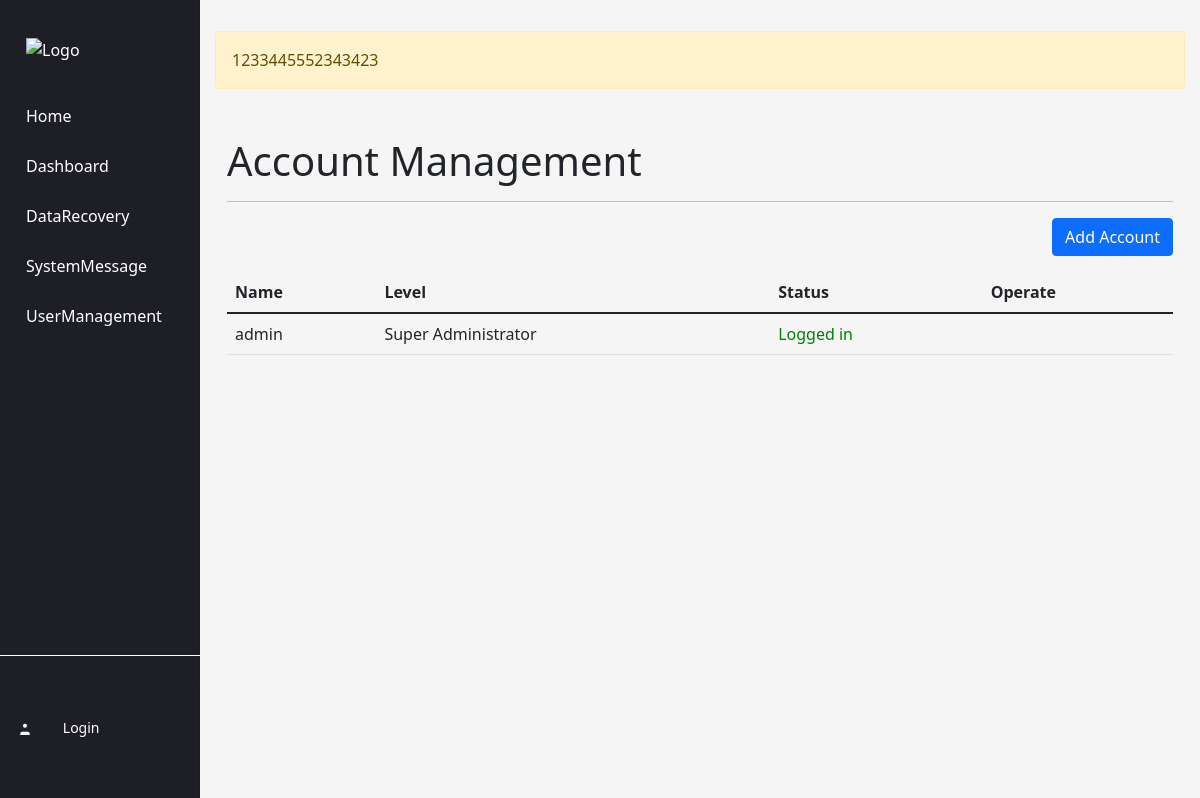
Before: /authen/user/ with the older database file.
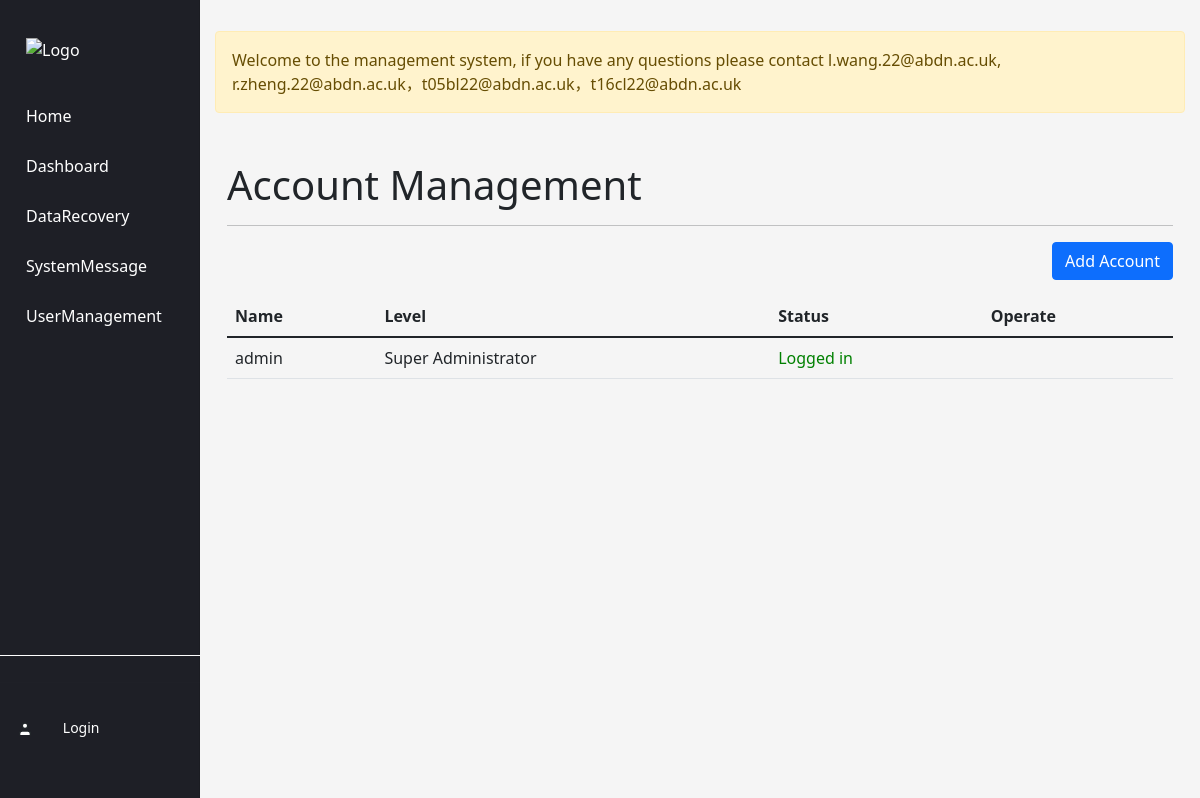
After: the same page with the newer database file.
### disaster_chat/models.py (models this page shows)
class Message(models.Model):
    id = models.AutoField(primary_key=True)
    message = models.TextField()
    class Meta:
        db_table = 'disaster_message'

### disaster_authen/views.py (the view)
# urls.py: path('user/', views.user_list, name='userlist'),
def user_list(request):
    message_obj = get_message_obj()
    user_info = DisasterUser.objects.filter(is_delete=0)
    paginator = Paginator(user_info, 10)
    page = request.GET.get('page')
    users = paginator.get_page(page)
    return render(request, 'disaster_authen/userlist.html', {'users': users,'message_obj': message_obj})

### disaster_authen/views.py (called while the page is built)
def get_message_obj():
    message_obj = Message.objects.order_by('-id')
    return message_obj

### disaster_authen/templates/disaster_authen/userlist.html (shortened to what this page needs)
{% include 'common/header.html' %} {% include 'common/nav.html' %}
<div class="main-content">
    <div class="alert alert-warning mt-3" role="alert">
        {{message_obj.0.message}}
    </div>
    <div class="container mt-5">
        <h1>Account Management</h1>
        <hr>
        <div class="d-flex justify-content-end mb-3">
            <a href="/authen/adduser/" class="btn btn-primary">Add Account</a>
        </div>
        <table class="table">
            <thead>
                <tr>
                    <th>Name</th>
                    <th>Level</th>
                    <th>Status</th>
                    <th>Operate</th>
                </tr>
            </thead>
            <tbody>
                {% for user in users %}
                <tr>
                    <td>{{ user.user_name }}</td>
                    <td>{% if user.user_level == 3 %}
                        Super Administrator
                        {% elif user.user_level == 2 %}
                        Administrator
                        {% elif user.user_level == 1 %}
                        General User
                        {% endif %}
                    </td>
                    <td>{% if user.login_status == '1' %}
                        <span style="color:green">Logged in</span>
                        {% else %}
                        <span style="color:red">Not logged in</span>
                        {% endif %}
                    </td>
                    <td>
                    </td>
                {% endfor %}
                </tr>
            </tbody>
        </table>
    </div>
</div>

Changed rows visible on the page:
no longer on this page (row unchanged): Message: message "1233445552343423"
added Message: message "Welcome to the management system, if you have any questions please contact l.wang.22@abdn.ac.uk, r.zheng.22@abdn.ac.uk，t05bl22@abdn.ac.uk，t16cl22@abdn.ac.uk"
